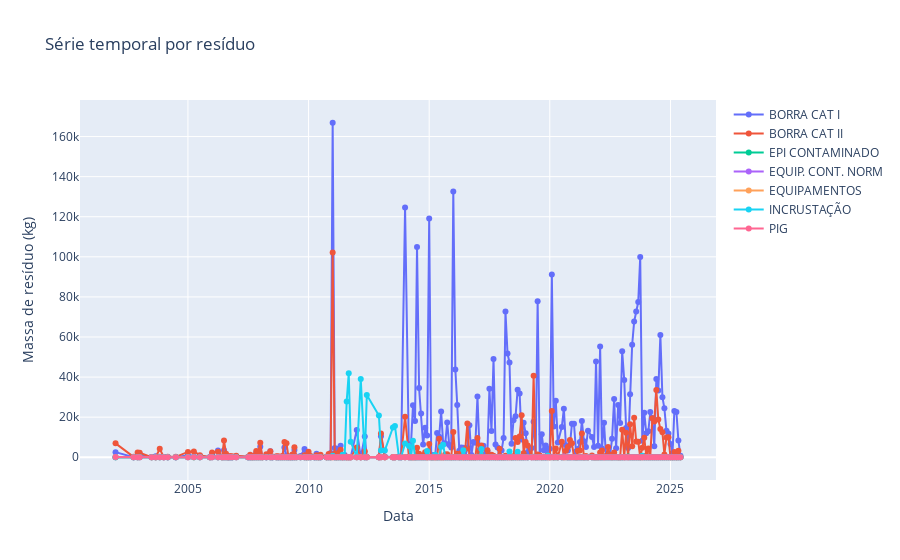

Notebook code for this chart:
### Code cell
fig = go.Figure()

for col in pivot_residuos_tipo.columns:
    if col != 'AnoMes':  # ignora a coluna de datas
        fig.add_trace(go.Scatter(
            x=pivot_residuos_tipo.index,
            y=pivot_residuos_tipo[col],
            mode='lines+markers',
            name=col   # nome da coluna vira legenda (Resíduo A, B, C…)
        ))

fig.update_layout(
    title='Série temporal por resíduo',
    xaxis_title='Data',
    yaxis_title='Massa de resíduo (kg)'
)

fig.show()

### Figure 1 — Plotly figure (JSON) as saved in the notebook; plotly's stock layout.template omitted (floating-point values rounded to 4 significant figures; data arrays with more than 128 entries replaced by an {"elided": "..."} marker saying what was removed)
{"data": [{"mode": "lines+markers", "name": "BORRA CAT I", "type": "scatter", "x": {"elided": "212 str values"}, "y": {"elided": "212 float values"}}, {"mode": "lines+markers", "name": "BORRA CAT II", "type": "scatter", "x": {"elided": "212 str values"}, "y": {"elided": "212 float values"}}, {"mode": "lines+markers", "name": "EPI CONTAMINADO", "type": "scatter", "x": {"elided": "212 str values"}, "y": {"elided": "212 float values"}}, {"mode": "lines+markers", "name": "EQUIP. CONT. NORM", "type": "scatter", "x": {"elided": "212 str values"}, "y": {"elided": "212 float values"}}, {"mode": "lines+markers", "name": "EQUIPAMENTOS", "type": "scatter", "x": {"elided": "212 str values"}, "y": {"elided": "212 float values"}}, {"mode": "lines+markers", "name": "INCRUSTAÇÃO", "type": "scatter", "x": {"elided": "212 str values"}, "y": {"elided": "212 float values"}}, {"mode": "lines+markers", "name": "PIG", "type": "scatter", "x": {"elided": "212 str values"}, "y": {"elided": "212 float values"}}], "layout": {"title": {"text": "Série temporal por resíduo"}, "xaxis": {"title": {"text": "Data"}}, "yaxis": {"title": {"text": "Massa de resíduo (kg)"}}}}
